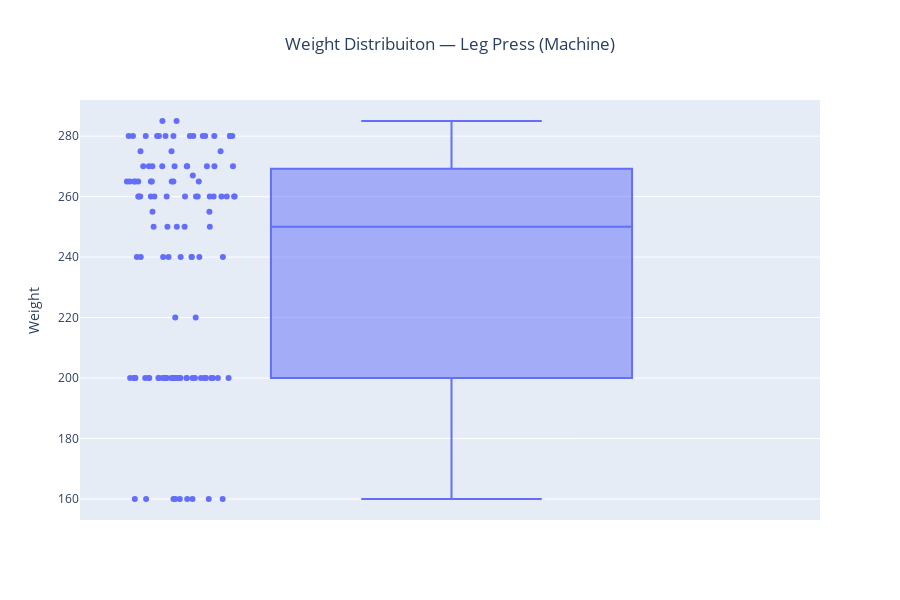

The code cell stored with this chart in its notebook:
### Markdown cell above
Legpress é um exercicio onde o peso absoluto é significativamente maior comparado aos outros exercícios mas não necessariamente são outliers

### Code cell
# Leg Press (Machine)
exercise_name = "Leg Press (Machine)"
df_ex = df[df["exercise_title"] == exercise_name]
fig = px.box(df_ex,y="weight_kg",points="all",hover_data=["reps","set_index","set_type","rpe","start_time"],title=f"Weight Distribuiton — {exercise_name}")
fig.update_layout(yaxis_title="Weight",xaxis_title="",showlegend=False,height=600,width=900,title_x = 0.5)
fig.show()

### Figure 1 — Plotly figure (JSON) as saved in the notebook; plotly's stock layout.template omitted (floating-point values rounded to 4 significant figures; data arrays with more than 128 entries replaced by an {"elided": "..."} marker saying what was removed)
{"data": [{"alignmentgroup": "True", "boxpoints": "all", "customdata": {"elided": "119x5 mixed values"}, "hovertemplate": "weight_kg=%{y}<br>reps=%{customdata[0]}<br>set_index=%{customdata[1]}<br>set_type=%{customdata[2]}<br>rpe=%{customdata[3]}<br>start_time=%{customdata[4]}<extra></extra>", "legendgroup": "", "marker": {"color": "#636efa"}, "name": "", "notched": false, "offsetgroup": "", "orientation": "v", "showlegend": false, "type": "box", "x0": " ", "xaxis": "x", "y": [280.0, 280.0, 280.0, 260.0, 280.0, 260.0, 280.0, 280.0, 280.0, 280.0, 280.0, 280.0, 275.0, 275.0, 270.0, 275.0, 270.0, 270.0, 270.0, 270.0, 270.0, 270.0, 265.0, 267.0, 265.0, 265.0, 265.0, 265.0, 265.0, 265.0, 265.0, 265.0, 260.0, 265.0, 260.0, 260.0, 250.0, 260.0, 260.0, 260.0, 260.0, 260.0, 255.0, 260.0, 250.0, 255.0, 250.0, 250.0, 240.0, 250.0, 280.0, 280.0, 280.0, 285.0, 280.0, 285.0, 260.0, 270.0, 260.0, 270.0, 240.0, 270.0, 240.0, 260.0, 240.0, 260.0, 280.0, 200.0, 220.0, 240.0, 200.0, 220.0, 240.0, 160.0, 200.0, 240.0, 160.0, 160.0, 200.0, 200.0, 160.0, 160.0, 200.0, 200.0, 200.0, 200.0, 200.0, 200.0, 200.0, 200.0, 200.0, 200.0, 200.0, 200.0, 200.0, 200.0, 200.0, 200.0, 200.0, 200.0, 200.0, 200.0, 200.0, 200.0, 200.0, 200.0, 200.0, 200.0, 200.0, 200.0, 240.0, 200.0, 200.0, 200.0, 240.0, 160.0, 160.0, 160.0, 160.0], "y0": " ", "yaxis": "y"}], "layout": {"boxmode": "group", "height": 600, "legend": {"tracegroupgap": 0}, "showlegend": false, "title": {"text": "Weight Distribuiton — Leg Press (Machine)", "x": 0.5}, "width": 900, "xaxis": {"anchor": "y", "domain": [0, 1], "title": {"text": ""}}, "yaxis": {"anchor": "x", "domain": [0, 1], "title": {"text": "Weight"}}}}
